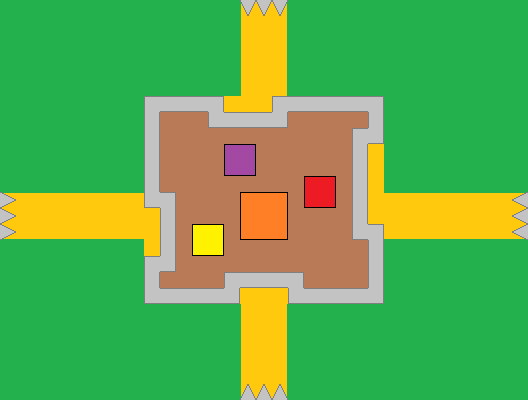

This game map was drawn from its Tiled (.tmx) file and the tilesets committed beside it. A one-line description and the full map source follow:
An orthogonal 33x25 tile map with 16x16 px tiles, 3 tile layers (base, spawn, cursor).

<map version="1.0" tiledversion="1.1.2" orientation="orthogonal" renderorder="right-down" width="33" height="25" tilewidth="16" tileheight="16" infinite="0" nextobjectid="1">
 <tileset firstgid="1" source="tilemap_1.tsx" />
 <layer name="base" width="33" height="25">
  <data encoding="csv">
64,64,64,64,64,64,64,64,64,64,64,64,64,64,64,40,41,42,64,64,64,64,64,64,64,64,64,64,64,64,64,64,64,
64,64,64,64,64,64,64,64,64,64,64,64,64,64,64,40,41,42,64,64,64,64,64,64,64,64,64,64,64,64,64,64,64,
64,64,64,64,64,64,64,64,64,64,64,64,64,64,64,40,41,42,64,64,64,64,64,64,64,64,64,64,64,64,64,64,64,
64,64,64,64,64,64,64,64,64,64,64,64,64,64,64,40,41,42,64,64,64,64,64,64,64,64,64,64,64,64,64,64,64,
64,64,64,64,64,64,64,64,64,64,64,64,64,64,64,40,41,42,64,64,64,64,64,64,64,64,64,64,64,64,64,64,64,
64,64,64,64,64,64,64,64,64,64,64,64,64,64,64,40,41,42,64,64,64,64,64,64,64,64,64,64,64,64,64,64,64,
64,64,64,64,64,64,64,64,64,28,29,29,29,30,41,41,41,28,29,29,29,29,29,30,64,64,64,64,64,64,64,64,64,
64,64,64,64,64,64,64,64,64,37,38,38,38,46,29,29,29,48,38,38,38,38,38,39,64,64,64,64,64,64,64,64,64,
64,64,64,64,64,64,64,64,64,37,38,38,38,38,38,38,38,38,38,38,38,38,28,48,64,64,64,64,64,64,64,64,64,
64,64,64,64,64,64,64,64,64,37,38,38,38,38,34,36,38,38,38,38,38,38,39,41,64,64,64,64,64,64,64,64,64,
64,64,64,64,64,64,64,64,64,37,38,38,38,38,52,54,38,38,38,38,38,38,39,41,64,64,64,64,64,64,64,64,64,
64,64,64,64,64,64,64,64,64,37,38,38,38,38,38,38,38,38,38,4,6,38,39,41,64,64,64,64,64,64,64,64,64,
32,32,32,32,32,32,32,32,32,46,30,38,38,38,38,1,2,3,38,22,24,38,39,41,32,32,32,32,32,32,32,32,32,
41,41,41,41,41,41,41,41,41,41,37,38,38,38,38,10,11,12,38,38,38,38,39,41,41,41,41,41,41,41,41,41,41,
50,50,50,50,50,50,50,50,50,41,37,38,7,9,38,19,20,21,38,38,38,38,46,30,50,50,50,50,50,50,50,50,50,
64,64,64,64,64,64,64,64,64,41,37,38,25,27,38,38,38,38,38,38,38,38,38,39,64,64,64,64,64,64,64,64,64,
64,64,64,64,64,64,64,64,64,28,48,38,38,38,38,38,38,38,38,38,38,38,38,39,64,64,64,64,64,64,64,64,64,
64,64,64,64,64,64,64,64,64,37,38,38,38,38,28,47,47,47,30,38,38,38,38,39,64,64,64,64,64,64,64,64,64,
64,64,64,64,64,64,64,64,64,46,47,47,47,47,48,41,41,41,46,47,47,47,47,48,64,64,64,64,64,64,64,64,64,
64,64,64,64,64,64,64,64,64,64,64,64,64,64,64,40,41,42,64,64,64,64,64,64,64,64,64,64,64,64,64,64,64,
64,64,64,64,64,64,64,64,64,64,64,64,64,64,64,40,41,42,64,64,64,64,64,64,64,64,64,64,64,64,64,64,64,
64,64,64,64,64,64,64,64,64,64,64,64,64,64,64,40,41,42,64,64,64,64,64,64,64,64,64,64,64,64,64,64,64,
64,64,64,64,64,64,64,64,64,64,64,64,64,64,64,40,41,42,64,64,64,64,64,64,64,64,64,64,64,64,64,64,64,
64,64,64,64,64,64,64,64,64,64,64,64,64,64,64,40,41,42,64,64,64,64,64,64,64,64,64,64,64,64,64,64,64,
64,64,64,64,64,64,64,64,64,64,64,64,64,64,64,40,41,42,64,64,64,64,64,64,64,64,64,64,64,64,64,64,64
</data>
 </layer>
 <layer name="spawn" width="33" height="25">
  <data encoding="csv">
0,0,0,0,0,0,0,0,0,0,0,0,0,0,0,57,57,57,0,0,0,0,0,0,0,0,0,0,0,0,0,0,0,
0,0,0,0,0,0,0,0,0,0,0,0,0,0,0,0,0,0,0,0,0,0,0,0,0,0,0,0,0,0,0,0,0,
0,0,0,0,0,0,0,0,0,0,0,0,0,0,0,0,0,0,0,0,0,0,0,0,0,0,0,0,0,0,0,0,0,
0,0,0,0,0,0,0,0,0,0,0,0,0,0,0,0,0,0,0,0,0,0,0,0,0,0,0,0,0,0,0,0,0,
0,0,0,0,0,0,0,0,0,0,0,0,0,0,0,0,0,0,0,0,0,0,0,0,0,0,0,0,0,0,0,0,0,
0,0,0,0,0,0,0,0,0,0,0,0,0,0,0,0,0,0,0,0,0,0,0,0,0,0,0,0,0,0,0,0,0,
0,0,0,0,0,0,0,0,0,0,0,0,0,0,0,0,0,0,0,0,0,0,0,0,0,0,0,0,0,0,0,0,0,
0,0,0,0,0,0,0,0,0,0,0,0,0,0,0,0,0,0,0,0,0,0,0,0,0,0,0,0,0,0,0,0,0,
0,0,0,0,0,0,0,0,0,0,0,0,0,0,0,0,0,0,0,0,0,0,0,0,0,0,0,0,0,0,0,0,0,
0,0,0,0,0,0,0,0,0,0,0,0,0,0,0,0,0,0,0,0,0,0,0,0,0,0,0,0,0,0,0,0,0,
0,0,0,0,0,0,0,0,0,0,0,0,0,0,0,0,0,0,0,0,0,0,0,0,0,0,0,0,0,0,0,0,0,
0,0,0,0,0,0,0,0,0,0,0,0,0,0,0,0,0,0,0,0,0,0,0,0,0,0,0,0,0,0,0,0,0,
56,0,0,0,0,0,0,0,0,0,0,0,0,0,0,0,0,0,0,0,0,0,0,0,0,0,0,0,0,0,0,0,58,
56,0,0,0,0,0,0,0,0,0,0,0,0,0,0,0,0,0,0,0,0,0,0,0,0,0,0,0,0,0,0,0,58,
56,0,0,0,0,0,0,0,0,0,0,0,0,0,0,0,0,0,0,0,0,0,0,0,0,0,0,0,0,0,0,0,58,
0,0,0,0,0,0,0,0,0,0,0,0,0,0,0,0,0,0,0,0,0,0,0,0,0,0,0,0,0,0,0,0,0,
0,0,0,0,0,0,0,0,0,0,0,0,0,0,0,0,0,0,0,0,0,0,0,0,0,0,0,0,0,0,0,0,0,
0,0,0,0,0,0,0,0,0,0,0,0,0,0,0,0,0,0,0,0,0,0,0,0,0,0,0,0,0,0,0,0,0,
0,0,0,0,0,0,0,0,0,0,0,0,0,0,0,0,0,0,0,0,0,0,0,0,0,0,0,0,0,0,0,0,0,
0,0,0,0,0,0,0,0,0,0,0,0,0,0,0,0,0,0,0,0,0,0,0,0,0,0,0,0,0,0,0,0,0,
0,0,0,0,0,0,0,0,0,0,0,0,0,0,0,0,0,0,0,0,0,0,0,0,0,0,0,0,0,0,0,0,0,
0,0,0,0,0,0,0,0,0,0,0,0,0,0,0,0,0,0,0,0,0,0,0,0,0,0,0,0,0,0,0,0,0,
0,0,0,0,0,0,0,0,0,0,0,0,0,0,0,0,0,0,0,0,0,0,0,0,0,0,0,0,0,0,0,0,0,
0,0,0,0,0,0,0,0,0,0,0,0,0,0,0,0,0,0,0,0,0,0,0,0,0,0,0,0,0,0,0,0,0,
0,0,0,0,0,0,0,0,0,0,0,0,0,0,0,55,55,55,0,0,0,0,0,0,0,0,0,0,0,0,0,0,0
</data>
 </layer>
 <layer name="cursor" width="33" height="25">
  <data encoding="csv">
0,0,0,0,0,0,0,0,0,0,0,0,0,0,0,0,0,0,0,0,0,0,0,0,0,0,0,0,0,0,0,0,0,
0,0,0,0,0,0,0,0,0,0,0,0,0,0,0,0,0,0,0,0,0,0,0,0,0,0,0,0,0,0,0,0,0,
0,0,0,0,0,0,0,0,0,0,0,0,0,0,0,0,0,0,0,0,0,0,0,0,0,0,0,0,0,0,0,0,0,
0,0,0,0,0,0,0,0,0,0,0,0,0,0,0,0,0,0,0,0,0,0,0,0,0,0,0,0,0,0,0,0,0,
0,0,0,0,0,0,0,0,0,0,0,0,0,0,0,0,0,0,0,0,0,0,0,0,0,0,0,0,0,0,0,0,0,
0,0,0,0,0,0,0,0,0,0,0,0,0,0,0,0,0,0,0,0,0,0,0,0,0,0,0,0,0,0,0,0,0,
0,0,0,0,0,0,0,0,0,0,0,0,0,0,0,0,0,0,0,0,0,0,0,0,0,0,0,0,0,0,0,0,0,
0,0,0,0,0,0,0,0,0,0,0,0,0,0,0,0,0,0,0,0,0,0,0,0,0,0,0,0,0,0,0,0,0,
0,0,0,0,0,0,0,0,0,0,0,0,0,0,0,0,0,0,0,0,0,0,0,0,0,0,0,0,0,0,0,0,0,
0,0,0,0,0,0,0,0,0,0,0,0,0,0,0,0,0,0,0,0,0,0,0,0,0,0,0,0,0,0,0,0,0,
0,0,0,0,0,0,0,0,0,0,0,0,0,0,0,0,0,0,0,0,0,0,0,0,0,0,0,0,0,0,0,0,0,
0,0,0,0,0,0,0,0,0,0,0,0,0,0,0,0,0,0,0,0,0,0,0,0,0,0,0,0,0,0,0,0,0,
0,0,0,0,0,0,0,0,0,0,0,0,0,0,0,0,0,0,0,0,0,0,0,0,0,0,0,0,0,0,0,0,0,
0,0,0,0,0,0,0,0,0,0,0,0,0,0,0,0,0,0,0,0,0,0,0,0,0,0,0,0,0,0,0,0,0,
0,0,0,0,0,0,0,0,0,0,0,0,0,0,0,0,0,0,0,0,0,0,0,0,0,0,0,0,0,0,0,0,0,
0,0,0,0,0,0,0,0,0,0,0,0,0,0,0,0,0,0,0,0,0,0,0,0,0,0,0,0,0,0,0,0,0,
0,0,0,0,0,0,0,0,0,0,0,0,0,0,0,0,0,0,0,0,0,0,0,0,0,0,0,0,0,0,0,0,0,
0,0,0,0,0,0,0,0,0,0,0,0,0,0,0,0,0,0,0,0,0,0,0,0,0,0,0,0,0,0,0,0,0,
0,0,0,0,0,0,0,0,0,0,0,0,0,0,0,0,0,0,0,0,0,0,0,0,0,0,0,0,0,0,0,0,0,
0,0,0,0,0,0,0,0,0,0,0,0,0,0,0,0,0,0,0,0,0,0,0,0,0,0,0,0,0,0,0,0,0,
0,0,0,0,0,0,0,0,0,0,0,0,0,0,0,0,0,0,0,0,0,0,0,0,0,0,0,0,0,0,0,0,0,
0,0,0,0,0,0,0,0,0,0,0,0,0,0,0,0,0,0,0,0,0,0,0,0,0,0,0,0,0,0,0,0,0,
0,0,0,0,0,0,0,0,0,0,0,0,0,0,0,0,0,0,0,0,0,0,0,0,0,0,0,0,0,0,0,0,0,
0,0,0,0,0,0,0,0,0,0,0,0,0,0,0,0,0,0,0,0,0,0,0,0,0,0,0,0,0,0,0,0,0,
0,0,0,0,0,0,0,0,0,0,0,0,0,0,0,0,0,0,0,0,0,0,0,0,0,0,0,0,0,0,0,0,0
</data>
 </layer>
</map>